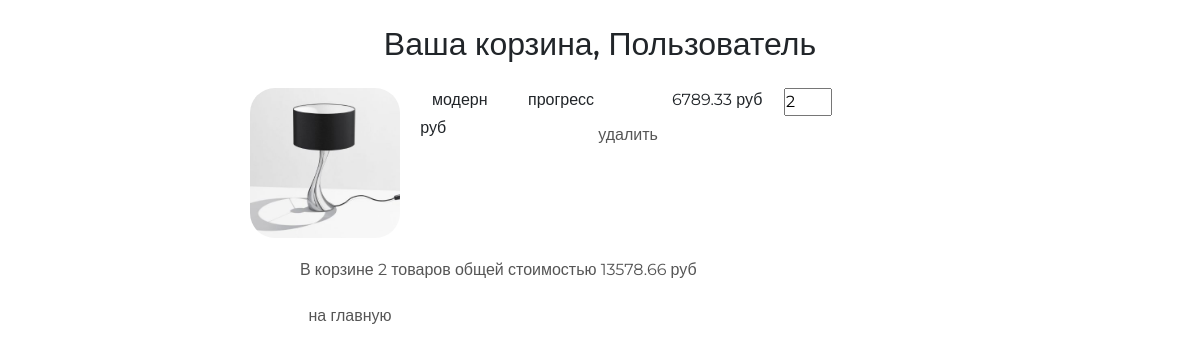
/basket/ (signed in), run on the app's committed database.
### basketapp/models.py (models this page shows)
class Basket(models.Model):
    user = models.ForeignKey(settings.AUTH_USER_MODEL, on_delete=models.CASCADE, related_name="basket")
    product = models.ForeignKey(Product, on_delete=models.CASCADE)
    quantity = models.PositiveIntegerField(verbose_name="количество", default=0)
    add_datetime = models.DateTimeField(verbose_name="время добавления", auto_now_add=True)
    @property
    def product_cost(self):
        return self.product.price * self.quantity
    @property
    def total_quantity(self):
        _items = Basket.objects.filter(user=self.user)
        _totalquantity = sum(list(map(lambda x: x.quantity, _items)))
        return _totalquantity
    @property
    def total_cost(self):
        _items = Basket.objects.filter(user=self.user)
        _totalcost = sum(list(map(lambda x: x.product_cost, _items)))
        return _totalcost

### mainapp/models.py (models this page shows, shortened)
class Product(models.Model):
    category = models.ForeignKey(ProductCategory, on_delete=models.CASCADE)
    name = models.CharField(verbose_name="имя продукта", max_length=128)
    image = models.ImageField(upload_to="products_images", blank=True)
    short_desc = models.CharField(verbose_name="краткое описание продукта", max_length=60, blank=True)
    description = models.TextField(verbose_name="описание продукта", blank=True)
    price = models.DecimalField(verbose_name="цена продукта", max_digits=8, decimal_places=2, default=0)
    quantity = models.PositiveIntegerField(verbose_name="количество на складе", default=0)

class ProductCategory(models.Model):
    name = models.CharField(verbose_name="имя", max_length=64, unique=True)
    description = models.TextField(verbose_name="описание", blank=True)
    is_active = models.BooleanField(verbose_name="категория активна", default=True)

### authnapp/models.py (models this page shows)
class ShopUser(AbstractUser):
    avatar = models.ImageField(upload_to="users_avatars", blank=True)
    age = models.PositiveIntegerField(verbose_name="возраст")

### basketapp/views.py (the view)
# urls.py: path("", basketapp.basket, name="view"),
@login_required
def basket(request):
    title = "корзина"
    basket_items = Basket.objects.filter(user=request.user).order_by("product__category")
    content = {"title": title, "basket_items": basket_items, "media_url": settings.MEDIA_URL}
    return render(request, "basketapp/basket.html", content)

### basketapp/templates/basketapp/basket.html
{% extends 'basketapp/base.html' %}
{% load staticfiles %}
{% block content %}
<div class="basket_list">
    {% include 'basketapp/includes/inc_basket_list.html' %}
</div>
<button class="btn btn-round">
    <a href="{% url 'main' %}">
        на главную
    </a>
</button>
{% endblock %}

### basketapp/templates/basketapp/includes/inc_basket_list.html
{% for item in basket_items %}
<div class="basket_record">
    <img src="{{ media_url }}{{ item.product.image }}" alt="{{ item.product.short_desc }}">
    <span class="category_name">{{ item.product.category.name }}</span>
    <span class="product_name">{{ item.product.name }}</span>
    <span class="product_price">{{ item.product.price }}&nbspруб</span>
    <input type="number" name="{{ item.pk }}" min="0" value="{{ item.quantity }}">
    <span class="product_cost">{{ item.cost }}&nbspруб</span>
    <button class="btn btn-round">
        <a href="{% url 'basket:remove' item.pk %}" class="">
            удалить
        </a>
    </button>
</div>
{% endfor %}
{% if basket_items %}
<div class="basket_summary">
    В корзине {{ basket_items.0.total_quantity }} товаров общей стоимостью
    {{ basket_items.0.total_cost }} руб
</div>
{% endif %}

### static/style.css (style rules this page uses)
* { margin: 0; padding: 0; }
body { font-family: 'Montserrat', sans-serif; }
html, body { height: 100%; }
.basket_list input[type="number"] { width: 3em; position: relative; display: block; float: left; }
.basket_list span.category_name { margin-left: 2em; width: 5em; position: relative; display: block; float: left; }
.basket_list span.product_name { margin-left: 1em; width: 8em; position: relative; display: block; float: left; }
.basket_list span.product_price { margin-left: 1em; width: 7em; position: relative; display: block; float: left; }
.basket_list span.product_cost { margin-left: 1em; width: 7em; position: relative; display: block; float: left; }
.basket_list .basket_record { position: relative; display: block; height: 170px; float: none; }
.basket_container button { margin-left: 25px; width: 150px; display: block; float: left; }
.basket_container button a { text-decoration: none; color: #555; }
.basket_container img { display: block; float: left; width: 150px; border-radius: 25px; }
.basket_container .basket_summary { display: block; margin-left: 50px; margin-bottom: 15px; color: #555; }

### data on the page
Basket: product.image (picture), product.category.name "модерн", product.name "прогресс", product.price "6789.33", quantity "2", user+quantity "2", user+product+quantity "13578.66"
